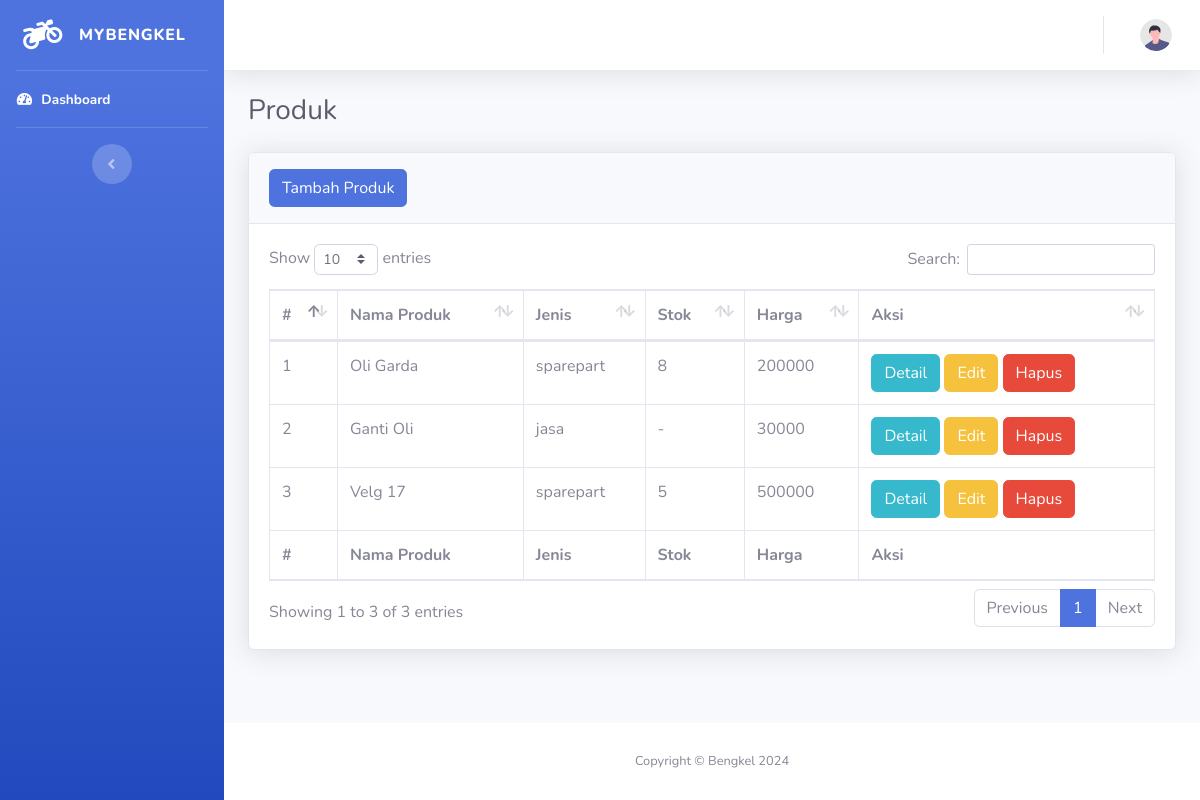
The app's page /index.php/produk with its own data.
### tables this page shows
CREATE TABLE `produk` (
  `id` int(11) NOT NULL,
  `nama_produk` varchar(128) NOT NULL,
  `deskripsi` varchar(128) NOT NULL,
  `jenis` enum('sparepart','jasa') NOT NULL,
  `stok` int(11) DEFAULT NULL,
  `harga` int(11) NOT NULL,
  `diskon` int(11) DEFAULT NULL,
  `foto` varchar(255) DEFAULT NULL,
  `created_at` datetime NOT NULL
);

### application/controllers/Produk.php (called while the page is built, shortened)
<?php
class Produk extends CI_Controller
{
    public function __construct()
    {
        $this->load->library('form_validation');
    }
    public function index()
    {
        $data['title'] = 'Produk';
        $data['user'] = $this->db->get_where('users', ['email' => $this->session->userdata('email')])->row_array();
        $data['produk'] = $this->db->get('produk')->result_array();
        $this->load->view('templates/main_header', $data);
        $this->load->view('templates/main_sidebar',);
        $this->load->view('templates/main_topbar', $data);
        $this->load->view('produk/index', $data);
        $this->load->view('templates/main_footer');
    }
}

### index.php (called while the page is built, shortened)
<?php
require_once BASEPATH.'core/CodeIgniter.php';

### application/views/produk/index.php (the view, shortened to what this page needs)
<div class="container-fluid">
    <div class="d-sm-flex align-items-center justify-content-between mb-4">
        <h1 class="h3 mb-0 text-gray-800"><?= $title; ?></h1>
    </div>
    <div class="card shadow mb-4">
        <div class="card-header py-3">
            <a href="<?= base_url('produk/create'); ?>" class="btn btn-primary">
                Tambah Produk
            </a>
        </div>
        <div class="card-body">
            <div class="table-responsive">
                <table class="table table-bordered" id="dataTable" width="100%" cellspacing="0">
                    <thead>
                        <tr>
                            <th>#</th>
                            <th>Nama Produk</th>
                            <th>Jenis</th>
                            <th>Stok</th>
                            <th>Harga</th>
                            <th>Aksi</th>
                        </tr>
                    </thead>
                    <tbody>
                        <?php $i = 1; ?>
                        <?php foreach ($produk as $p) : ?>
                            <tr>
                                <td><?= $i++; ?></td>
                                <td><?= $p['nama_produk']; ?></td>
                                <td><?= $p['jenis']; ?></td>
                                <td><?= $p['stok'] ?? '-'; ?></td>
                                <td><?= $p['harga']; ?></td>
                                <td>
                                    <button type="button" class="btn btn-info" data-toggle="modal" data-target="#exampleModal<?= $p['id']; ?>">
                                        Detail
                                    </button>
                                    <a href="<?= base_url('produk/edit/' . $p['id']); ?>" class="btn btn-warning">
                                        Edit
                                    </a>
                                    <a href="<?= base_url('produk/delete/' . $p['id']); ?>" class="btn btn-danger">
                                        Hapus
                                    </a>
                                </td>
                            </tr>
                        <?php endforeach; ?>
                    </tbody>
                    <tfoot>
                        <tr>
                            <th>#</th>
                            <th>Nama Produk</th>
                            <th>Jenis</th>
                            <th>Stok</th>
                            <th>Harga</th>
                            <th>Aksi</th>
                        </tr>
                    </tfoot>
                </table>
            </div>
        </div>
    </div>
</div>
</div>

### records on screen
produk: nama_produk "Oli Garda", jenis "sparepart", stok "8", harga "200000"
produk: nama_produk "Ganti Oli", jenis "jasa", stok "-", harga "30000"
produk: nama_produk "Velg 17", jenis "sparepart", stok "5", harga "500000"

### other values on screen
$title "Produk"
